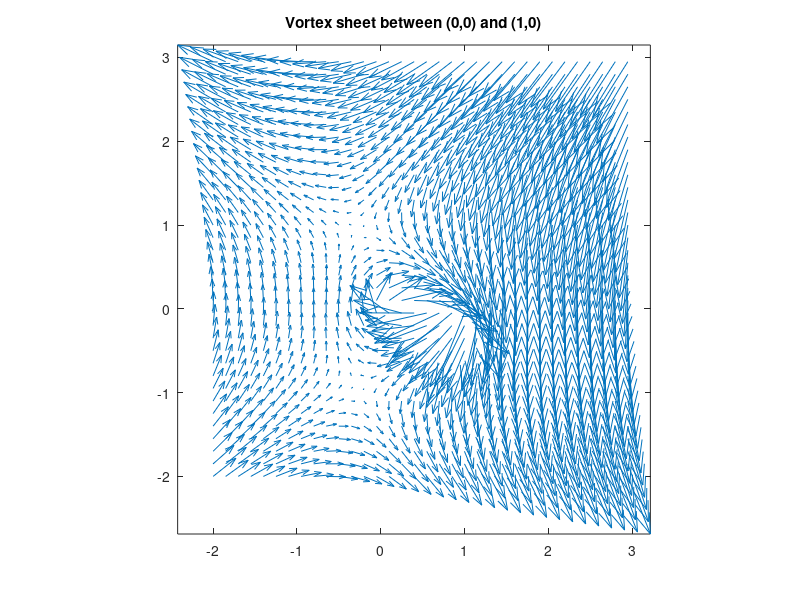

Source code (MATLAB):
clear, clc, close all
Gamma1 = 1; Gamma2 = 2; l=1;
[X, Y] = meshgrid([-2:0.15:3] ,[-2:0.15:3]);
Z = X + i*Y;
W = (i./(2*pi)) .* (((Gamma2-Gamma1)./l) .* (-Z .* (log((Z-l)./Z) -l)) + Gamma1 .* (log(Z./(Z-1))));
u = real(W); v = -imag(W);
figure
quiver(X,Y,u,v,0)
axis image
axis tight
title('Vortex sheet between (0,0) and (1,0)')
